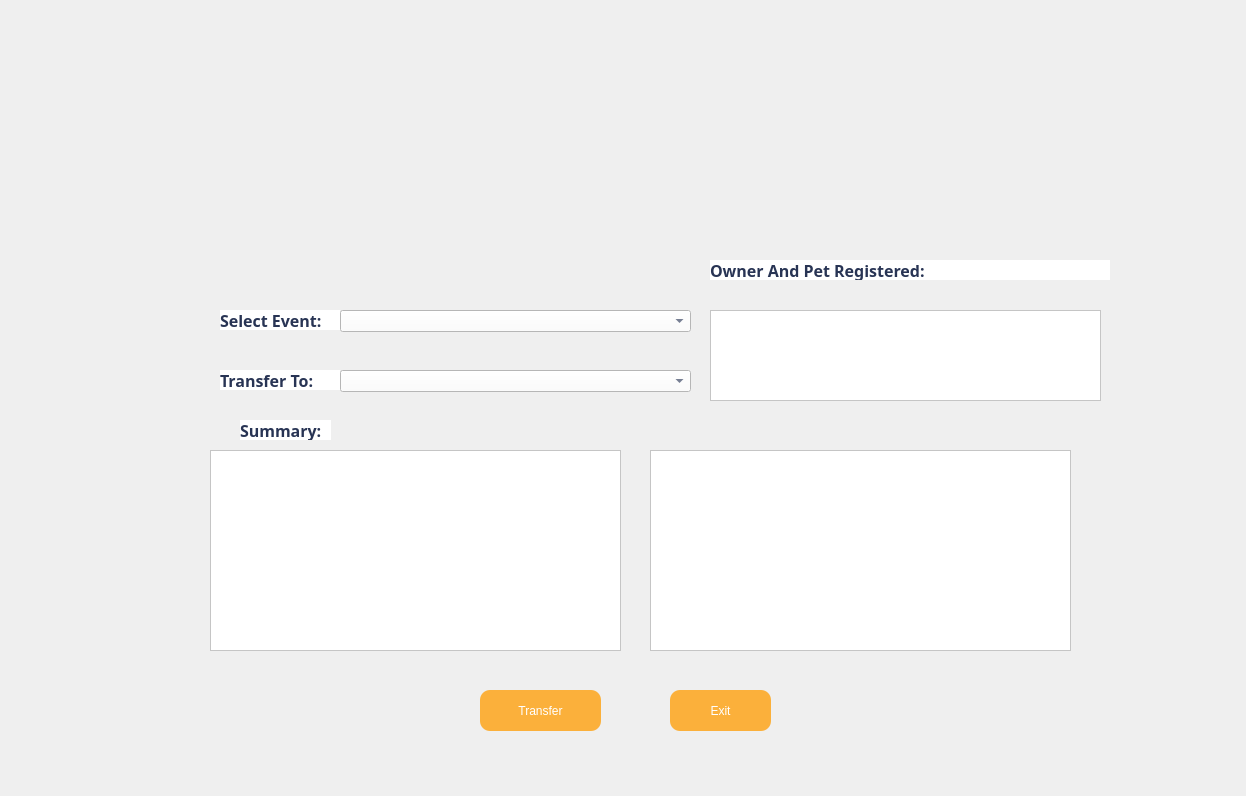
<?xml version="1.0" encoding="UTF-8"?>
<ui version="4.0">
 <class>Dialog</class>
 <widget class="QDialog" name="Dialog">
  <property name="geometry">
   <rect>
    <x>0</x>
    <y>0</y>
    <width>1246</width>
    <height>796</height>
   </rect>
  </property>
  <property name="windowTitle">
   <string>Dialog</string>
  </property>
  <widget class="QLabel" name="label">
   <property name="geometry">
    <rect>
     <x>0</x>
     <y>0</y>
     <width>1246</width>
     <height>796</height>
    </rect>
   </property>
   <property name="cursor">
    <cursorShape>ArrowCursor</cursorShape>
   </property>
   <property name="acceptDrops">
    <bool>true</bool>
   </property>
   <property name="autoFillBackground">
    <bool>false</bool>
   </property>
   <property name="text">
    <string/>
   </property>
   <property name="pixmap">
    <pixmap>images/transfer.png</pixmap>
   </property>
   <property name="scaledContents">
    <bool>true</bool>
   </property>
   <property name="wordWrap">
    <bool>false</bool>
   </property>
  </widget>
  <widget class="QWidget" name="widget" native="true">
   <property name="geometry">
    <rect>
     <x>0</x>
     <y>0</y>
     <width>120</width>
     <height>80</height>
    </rect>
   </property>
  </widget>
  <widget class="QPushButton" name="transexit">
   <property name="geometry">
    <rect>
     <x>670</x>
     <y>690</y>
     <width>101</width>
     <height>41</height>
    </rect>
   </property>
   <property name="cursor">
    <cursorShape>PointingHandCursor</cursorShape>
   </property>
   <property name="styleSheet">
    <string notr="true">QWidget#transexit{
background-color: rgb(251, 176, 59);
font: 900 12pt &quot;Arial Black&quot;; color : rgb(255, 255, 255);
border-radius: 10px;}

QWidget#transexit:hover {
    background-color:rgb(238, 223, 146); 
    border: 2px solid #388E3C; 
    padding: 10px 20px;
font-size: 15px; 
}</string>
   </property>
   <property name="text">
    <string>Exit</string>
   </property>
  </widget>
  <widget class="QPushButton" name="tranferconbuut">
   <property name="geometry">
    <rect>
     <x>480</x>
     <y>690</y>
     <width>121</width>
     <height>41</height>
    </rect>
   </property>
   <property name="cursor">
    <cursorShape>PointingHandCursor</cursorShape>
   </property>
   <property name="styleSheet">
    <string notr="true">QWidget#tranferconbuut{
background-color: rgb(251, 176, 59);
font: 900 12pt &quot;Arial Black&quot;; color : rgb(255, 255, 255);
border-radius: 10px;}

QWidget#tranferconbuut:hover {
    background-color:rgb(238, 223, 146); 
    border: 2px solid #388E3C; 
    padding: 10px 20px;
font-size: 15px; 
}</string>
   </property>
   <property name="text">
    <string>Transfer</string>
   </property>
  </widget>
  <widget class="QLabel" name="owerusername">
   <property name="geometry">
    <rect>
     <x>1010</x>
     <y>50</y>
     <width>141</width>
     <height>20</height>
    </rect>
   </property>
   <property name="font">
    <font>
     <family>Berlin Sans FB Demi</family>
     <pointsize>10</pointsize>
     <italic>false</italic>
     <bold>true</bold>
    </font>
   </property>
   <property name="layoutDirection">
    <enum>Qt::LeftToRight</enum>
   </property>
   <property name="styleSheet">
    <string notr="true">font: 700 10pt &quot;Berlin Sans FB Demi&quot;;
color: rgb(40, 52, 84);</string>
   </property>
   <property name="text">
    <string/>
   </property>
  </widget>
  <widget class="QComboBox" name="eventfrom">
   <property name="geometry">
    <rect>
     <x>340</x>
     <y>310</y>
     <width>351</width>
     <height>22</height>
    </rect>
   </property>
   <property name="styleSheet">
    <string notr="true">font: 700 10pt &quot;Berlin Sans FB Demi&quot;;
color: rgb(40, 52, 84);
background-color: rgb(255, 255, 255);</string>
   </property>
  </widget>
  <widget class="QLabel" name="petregiserr">
   <property name="geometry">
    <rect>
     <x>330</x>
     <y>660</y>
     <width>611</width>
     <height>20</height>
    </rect>
   </property>
   <property name="font">
    <font>
     <family>Berlin Sans FB Demi</family>
     <pointsize>10</pointsize>
     <italic>false</italic>
     <bold>true</bold>
    </font>
   </property>
   <property name="layoutDirection">
    <enum>Qt::LeftToRight</enum>
   </property>
   <property name="styleSheet">
    <string notr="true">font: 700 10pt &quot;Berlin Sans FB Demi&quot;;
color: rgb(251, 176, 59);</string>
   </property>
   <property name="text">
    <string/>
   </property>
   <property name="alignment">
    <set>Qt::AlignCenter</set>
   </property>
  </widget>
  <widget class="QListWidget" name="currententry">
   <property name="geometry">
    <rect>
     <x>210</x>
     <y>450</y>
     <width>411</width>
     <height>201</height>
    </rect>
   </property>
   <property name="styleSheet">
    <string notr="true">font: 700 8pt &quot;Berlin Sans FB Demi&quot;;
color: rgb(40, 52, 84);
background-color: rgb(255, 255, 255);</string>
   </property>
  </widget>
  <widget class="QListWidget" name="petandowner">
   <property name="geometry">
    <rect>
     <x>710</x>
     <y>310</y>
     <width>391</width>
     <height>91</height>
    </rect>
   </property>
   <property name="styleSheet">
    <string notr="true">font: 700 10pt &quot;Berlin Sans FB Demi&quot;;
color: rgb(40, 52, 84);
background-color: rgb(255, 255, 255);</string>
   </property>
  </widget>
  
  <widget class="QLabel" name="petwarningsize">
   <property name="geometry">
    <rect>
     <x>710</x>
     <y>400</y>
     <width>421</width>
     <height>40</height>
    </rect>
   </property>
   <property name="font">
    <font>
     <family>Berlin Sans FB Demi</family>
     <pointsize>10</pointsize>
     <italic>false</italic>
     <bold>true</bold>
    </font>
   </property>
   <property name="layoutDirection">
    <enum>Qt::LeftToRight</enum>
   </property>
   <property name="styleSheet">
    <string notr="true">font: 700 10pt &quot;Berlin Sans FB Demi&quot;;
color: rgb(248, 174, 58);</string>
   </property>
   <property name="text">
    <string/>
   </property>
   <property name="alignment">
    <set>Qt::AlignCenter</set>
   </property>
   <property name="wordWrap">
    <bool>true</bool>
   </property>
  </widget>

  <widget class="QLabel" name="label_2">
   <property name="geometry">
    <rect>
     <x>220</x>
     <y>310</y>
     <width>120</width>
     <height>20</height>
    </rect>
   </property>
   <property name="font">
    <font>
     <family>Berlin Sans FB Demi</family>
     <pointsize>12</pointsize>
     <italic>false</italic>
     <bold>true</bold>
    </font>
   </property>
   <property name="styleSheet">
    <string notr="true">font: 700 12pt &quot;Berlin Sans FB Demi&quot;;
color: rgb(40, 52, 84);
background-color: rgb(255, 255, 255);</string>
   </property>
   <property name="text">
    <string>Select Event:</string>
   </property>
  </widget>

  <widget class="QLabel" name="label_3">
   <property name="geometry">
    <rect>
     <x>220</x>
     <y>370</y>
     <width>120</width>
     <height>20</height>
    </rect>
   </property>
   <property name="font">
    <font>
     <family>Berlin Sans FB Demi</family>
     <pointsize>12</pointsize>
     <italic>false</italic>
     <bold>true</bold>
    </font>
   </property>
   <property name="styleSheet">
    <string notr="true">font: 700 12pt &quot;Berlin Sans FB Demi&quot;;
color: rgb(40, 52, 84);
background-color: rgb(255, 255, 255);</string>
   </property>
   <property name="text">
    <string>Transfer To:</string>
   </property>
  </widget>

  <widget class="QComboBox" name="transferto">
   <property name="geometry">
    <rect>
     <x>340</x>
     <y>370</y>
     <width>351</width>
     <height>22</height>
    </rect>
   </property>
   <property name="styleSheet">
    <string notr="true">font: 700 10pt &quot;Berlin Sans FB Demi&quot;;
color: rgb(40, 52, 84);
background-color: rgb(255, 255, 255);</string>
   </property>
  </widget>
  <widget class="QLabel" name="label_4">
   <property name="geometry">
    <rect>
     <x>240</x>
     <y>420</y>
     <width>91</width>
     <height>20</height>
    </rect>
   </property>
   <property name="font">
    <font>
     <family>Berlin Sans FB Demi</family>
     <pointsize>12</pointsize>
     <italic>false</italic>
     <bold>true</bold>
    </font>
   </property>
   <property name="styleSheet">
    <string notr="true">font: 700 
12pt &quot;Berlin Sans FB Demi&quot;; 
color: rgb(40, 52, 84);
background-color: rgb(255, 255, 255);</string>
   </property>
   <property name="text">
    <string>Summary:</string>
   </property>
  </widget>
  <widget class="QLabel" name="label_5">
   <property name="geometry">
    <rect>
     <x>710</x>
     <y>260</y>
     <width>400</width>
     <height>20</height>
    </rect>
   </property>
   <property name="font">
    <font>
     <family>Berlin Sans FB Demi</family>
     <pointsize>12</pointsize>
     <italic>false</italic>
     <bold>true</bold>
    </font>
   </property>
   <property name="styleSheet">
    <string notr="true">font: 700 12pt &quot;Berlin Sans FB Demi&quot;; 
color: rgb(40, 52, 84);
background-color: rgb(255, 255, 255);</string>
   </property>
   <property name="text">
    <string>Owner And Pet Registered:</string>
   </property>
  </widget>
  <widget class="QListWidget" name="newevent">
   <property name="geometry">
    <rect>
     <x>650</x>
     <y>450</y>
     <width>421</width>
     <height>201</height>
    </rect>
   </property>
   <property name="styleSheet">
    <string notr="true">font: 700 8pt &quot;Berlin Sans FB Demi&quot;;
color: rgb(40, 52, 84);
background-color: rgb(255, 255, 255);</string>
   </property>
  </widget>
  <zorder>label</zorder>
  <zorder>widget</zorder>
  <zorder>transexit</zorder>
  <zorder>tranferconbuut</zorder>
  <zorder>owerusername</zorder>
  <zorder>eventfrom</zorder>
  <zorder>currententry</zorder>
  <zorder>petwarningsize</zorder>
  <zorder>petandowner</zorder>
  <zorder>label_2</zorder>
  <zorder>label_3</zorder>
  <zorder>transferto</zorder>
  <zorder>label_4</zorder>
  <zorder>label_5</zorder>
  <zorder>newevent</zorder>
  <zorder>petregiserr</zorder>
 </widget>
 <resources/>
 <connections/>
</ui>
